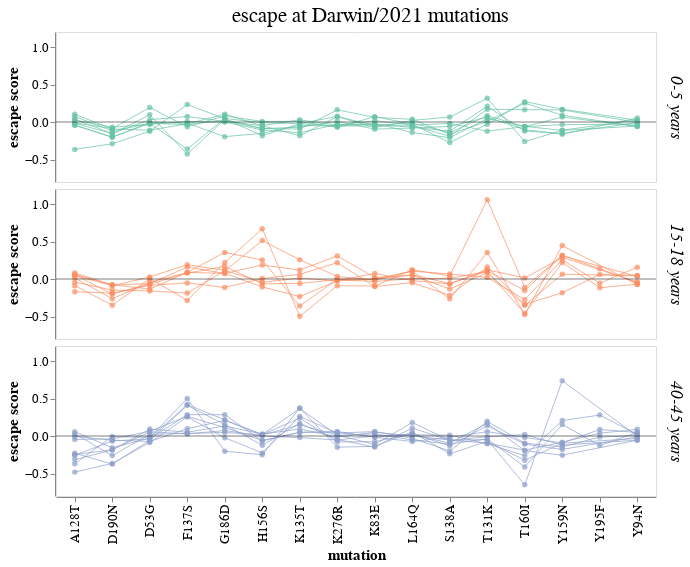

Source (notebook cell):
### Code cell
# filtered sites, scatterplot
lineplot = (
    alt.Chart()
    .encode(
        x=alt.X("mutation", 
                title="mutation",
               ),
        y=alt.Y(
            "escape_mean",
            title="escape score",
        ),
        color=alt.Color('age_group:N', 
                        legend=None
                       ).scale(scheme='set2'),
        detail='serum',
        tooltip=['serum', 'escape_mean']
    )
    .mark_line(size=1, opacity=0.7)
    .properties(width=600, height=150)
)

scatterplot = (
    alt.Chart()
    .encode(
        x=alt.X("mutation", 
                title="mutation",
               ),
        y=alt.Y(
            "escape_mean",
            title="escape score",
        ),
        # xOffset='jitter:Q',
        color=alt.Color('age_group:N', 
                        legend=None
                       ).scale(scheme='set2'),
        detail='serum',
        tooltip=['serum', 'escape_mean']
    )
    .mark_circle(size=30, opacity=0.7)
    .properties(width=600, height=150)
)

x_axis = alt.Chart(pd.DataFrame({'y': [0]})).mark_rule(opacity=0.5).encode(y='y')

faceted_scatter = alt.layer(
    scatterplot, lineplot, x_axis, data=full_escape
).facet(
    facet=alt.Facet(
        'age_group:N',
        title='escape at Darwin/2021 mutations',
        header=alt.Header(
            titleFontSize=21,
            titleFontWeight='normal',
            titlePadding=5,
            labelFontSize=17,
            labelOrient='right',
            # labelAngle=0,
            labelFontStyle='italic'
        )
    ),
    columns=1,
    spacing=5
).configure_axis(
    grid=False,
    labelFontSize=13,
    titleFontSize=15
)

# faceted_scatter_filtered.save('scratch_notebooks/figure_drafts/sitewise_escape_plots/230714_summed_escape_scatterplot.html')

faceted_scatter

### Figure 1 — Vega-Lite specification as saved in the notebook (floating-point values rounded to 4 significant figures; data arrays with more than 128 entries replaced by an {"elided": "..."} marker saying what was removed)
{"config": {"view": {"continuousWidth": 300, "continuousHeight": 300}, "axis": {"grid": false, "labelFontSize": 13, "titleFontSize": 15}}, "data": {"name": "data-7ddcdc6f7a32a5055f8233415855a015"}, "facet": {"field": "age_group", "header": {"labelFontSize": 17, "labelFontStyle": "italic", "labelOrient": "right", "titleFontSize": 21, "titleFontWeight": "normal", "titlePadding": 5}, "title": "escape at Darwin/2021 mutations", "type": "nominal"}, "spec": {"layer": [{"mark": {"type": "circle", "opacity": 0.7, "size": 30}, "encoding": {"color": {"field": "age_group", "legend": null, "scale": {"scheme": "set2"}, "type": "nominal"}, "detail": {"field": "serum", "type": "nominal"}, "tooltip": [{"field": "serum", "type": "nominal"}, {"field": "escape_mean", "type": "quantitative"}], "x": {"field": "mutation", "title": "mutation", "type": "nominal"}, "y": {"field": "escape_mean", "title": "escape score", "type": "quantitative"}}}, {"mark": {"type": "line", "opacity": 0.7, "size": 1}, "encoding": {"color": {"field": "age_group", "legend": null, "scale": {"scheme": "set2"}, "type": "nominal"}, "detail": {"field": "serum", "type": "nominal"}, "tooltip": [{"field": "serum", "type": "nominal"}, {"field": "escape_mean", "type": "quantitative"}], "x": {"field": "mutation", "title": "mutation", "type": "nominal"}, "y": {"field": "escape_mean", "title": "escape score", "type": "quantitative"}}}, {"data": {"name": "data-06fd9f850666401b4599de5588b60692"}, "mark": {"type": "rule", "opacity": 0.5}, "encoding": {"y": {"field": "y", "type": "quantitative"}}}], "height": 150, "width": 600}, "columns": 1, "spacing": 5, "$schema": "https://vega.github.io/schema/vega-lite/v5.8.0.json", "datasets": {"data-7ddcdc6f7a32a5055f8233415855a015": {"elided": "414 records"}, "data-06fd9f850666401b4599de5588b60692": [{"y": 0}]}}
